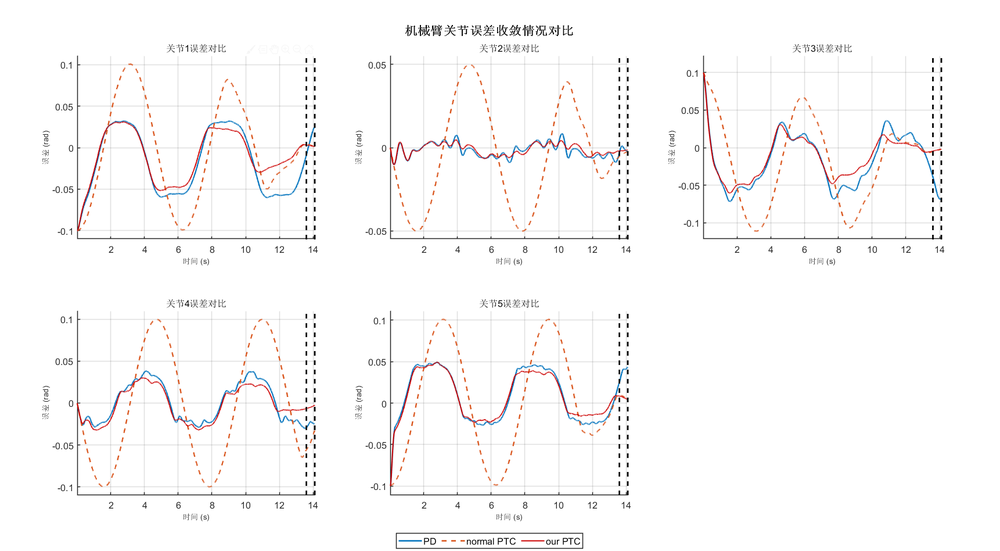
#> input picture example/rt/error_compare.png, 1000 x 551 px, shrunk from 1722 x 948 before the run; its folder holds only this picture in this run
$ python -i plot_optimal_backstepping.py   (imports and definitions only)
#> lines starting #> are read from the running program, lines starting #| are printed output that depends on the picture
#!/usr/bin/env python3
"""Plot the CSV generated by optimal_backstepping_torque.cpp.

Usage:
  python3 plot_optimal_backstepping.py [csv] [--save result.png]
"""

import argparse
import csv
import os
from pathlib import Path

import matplotlib.pyplot as plt
from matplotlib.ticker import MaxNLocator


class OptimalBacksteppingLog:
    """读取、分析并绘制 optimal_backstepping_torque 的实验日志。"""

    def __init__(self, source):
        source = Path(source)
        if source.is_dir():
            source = self._find_log(source)
        self.path = source
        with source.open(newline="", encoding="utf-8") as stream:
            self.rows = list(csv.DictReader(stream))
        if not self.rows:
            raise ValueError("CSV 文件为空")
        self.limits = self._load_limits()

    # [51 lines left out: functions _load_limits, _find_log, not called in this run]

    def column(self, name):
        return [float(row[name]) for row in self.rows]

    # [21 lines left out: function metrics, not called in this run]

    def plot(self, save=None):
        plot_log(self.rows, self.limits, save)


def load_csv(path):
    return OptimalBacksteppingLog(path).rows


def series(rows, name):
    return [float(row[name]) for row in rows]


# [80 lines left out: functions add_limits, plot_log, main, not called in this run]


# [2 lines not run here, left out]

>>> import cv2
>>> picture = cv2.imread('error_compare.png', cv2.IMREAD_GRAYSCALE)
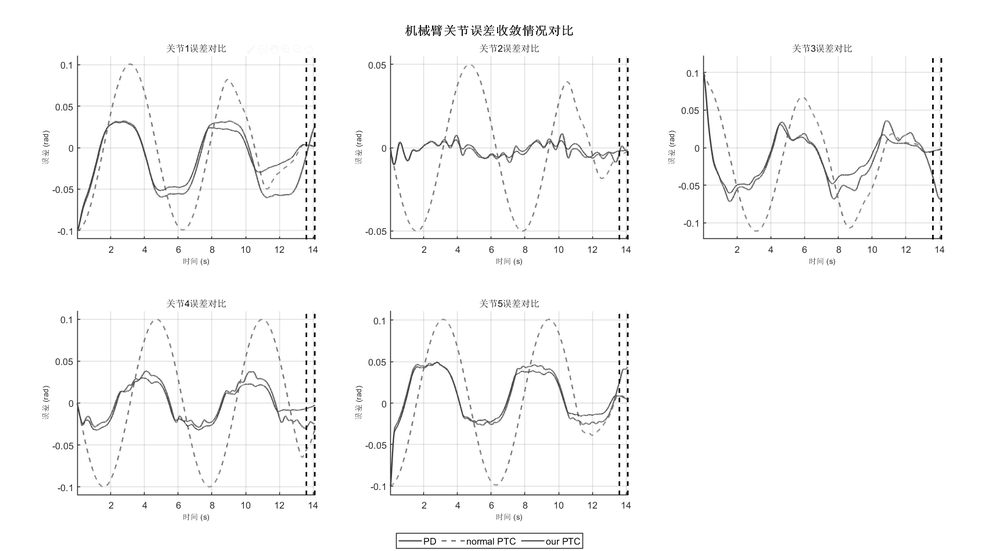
#> picture: shape (551, 1000); min 0, max 255, mean 249.5
#> (the run stopped early here; a loop or call above may not have finished)
